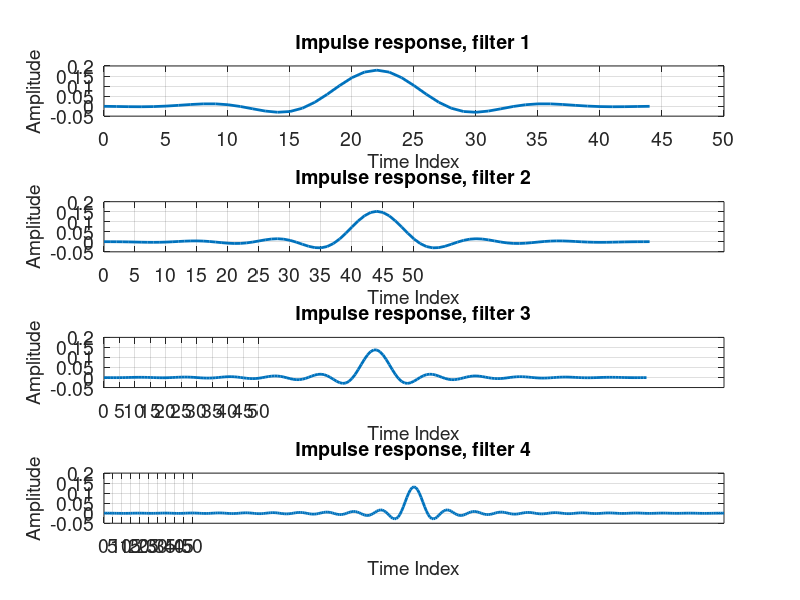
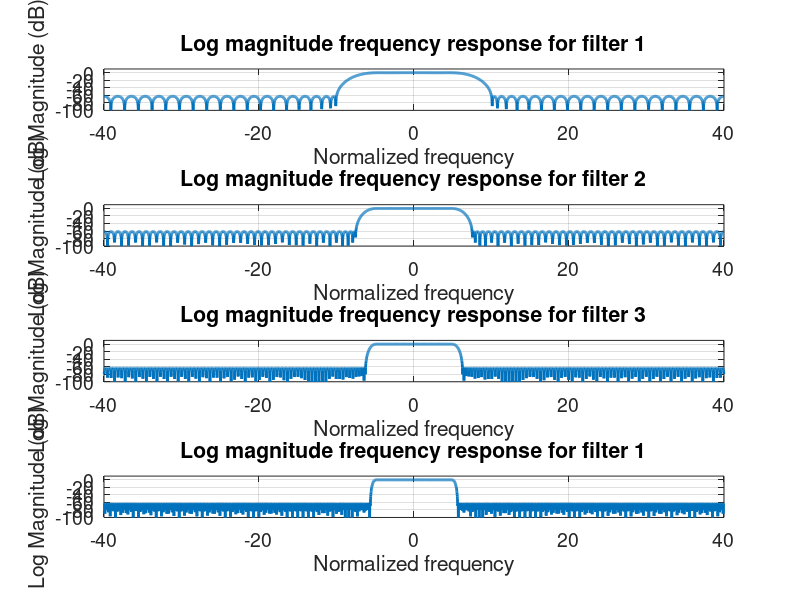

Here is the MATLAB script that generated these plots, in order:
% Clearing data
clc;
close all;
clf reset;
clear;

%%%%%%%%%%%%%%%%%%%%%%%%%%%%%%%%%%%%%%%%%%%%%%%%%%%%%%%%
%% Set up
% Constants:
f_s = 80e3;
Rs= 60;     % Stopband ripple (dB)

% Filter 1
f_pass = 5e3;
f_stop = 10e3;
% Filter Order
% N = (f_s/(f_stop-f_pass)) * attenuation(db) / 22
N = ceil(f_s/(f_stop - f_pass)*Rs/22);
h1 = firpm(N, [0 f_pass f_stop f_s/2]/(f_s/2), [1 1 0 0], [1 10]);

% Filter 2
f_pass = 5e3;
f_stop = 7.5e3;
% Filter Order
% N = (f_s/(f_stop-f_pass)) * attenuation(db) / 22
N = ceil(f_s/(f_stop - f_pass)*Rs/22);
h2 = firpm(N, [0 f_pass f_stop f_s/2]/(f_s/2), [1 1 0 0], [1 10]);

% Filter 3
f_pass = 5e3;
f_stop = 6.25e3;
% Filter Order
% N = (f_s/(f_stop-f_pass)) * attenuation(db) / 22
N = ceil(f_s/(f_stop - f_pass)*Rs/22);
h3 = firpm(N, [0 f_pass f_stop f_s/2]/(f_s/2), [1 1 0 0], [1 10]);

% Filter 4
f_pass = 5e3;
f_stop = 5.625e3;
% Filter Order
% N = (f_s/(f_stop-f_pass)) * attenuation(db) / 22
N = ceil(f_s/(f_stop - f_pass)*Rs/22);
h4 = firpm(N, [0 f_pass f_stop f_s/2]/(f_s/2), [1 1 0 0], [1 10]);

%%%%%%%%%%%%%%%%%%%%%%%%%%%%%%%%%%%%%%%%%%%%%%%%%%%%%%%%
%% Impulse response
figure(1)
% Filter 1
subplot(4,1,1)
plot(0:length(h1)-1,h1,'linewidth',2)
grid on
% axis([0 50 -0.05 0.20])
set(gca,'fontsize',14)
set(gca,'xtick',[0:5:50])
title('Impulse response, filter 1','fontsize',14)
xlabel('Time Index','fontsize',14)
ylabel('Amplitude','fontsize',14)

% Filter 2
subplot(4,1,2)
plot(0:length(h2)-1,h2,'linewidth',2)
grid on
% axis([0 50 -0.05 0.20])
set(gca,'fontsize',14)
set(gca,'xtick',[0:5:50])
title('Impulse response, filter 2','fontsize',14)
xlabel('Time Index','fontsize',14)
ylabel('Amplitude','fontsize',14)

% Filter 3
subplot(4,1,3)
plot(0:length(h3)-1,h3,'linewidth',2)
grid on
% axis([0 50 -0.05 0.20])
set(gca,'fontsize',14)
set(gca,'xtick',[0:5:50])
title('Impulse response, filter 3','fontsize',14)
xlabel('Time Index','fontsize',14)
ylabel('Amplitude','fontsize',14)

% Filter 4
subplot(4,1,4)
plot(0:length(h4)-1,h4,'linewidth',2)
grid on
% axis([0 50 -0.05 0.20])
set(gca,'fontsize',14)
set(gca,'xtick',[0:5:50])
title('Impulse response, filter 4','fontsize',14)
xlabel('Time Index','fontsize',14)
ylabel('Amplitude','fontsize',14)

%%%%%%%%%%%%%%%%%%%%%%%%%%%%%%%%%%%%%%%%%%%%%%%%%%%%%%%%
%% Log magnitude frequency response
% Filter 1
figure(2)
subplot(4,1,1)
fft_h1 = 20*log10(abs(fftshift(fft(h1,4096))));
plot(-40:80/4096:40-80/4096,fft_h1,'linewidth',2)
grid on
axis([-40 40 -100 10])
set(gca,'fontsize',14)
title('Log magnitude frequency response for filter 1')
xlabel('Normalized frequency')
ylabel('Log Magnitude (dB)')

% Filter 2
subplot(4,1,2)
fft_h2 = 20*log10(abs(fftshift(fft(h2,4096))));
plot(-40:80/4096:40-80/4096,fft_h2,'linewidth',2)
grid on
axis([-40 40 -100 10])
set(gca,'fontsize',14)
title('Log magnitude frequency response for filter 2')
xlabel('Normalized frequency')
ylabel('Log Magnitude (dB)')

% Filter 3
subplot(4,1,3)
fft_h3 = 20*log10(abs(fftshift(fft(h3,4096))));
plot(-40:80/4096:40-80/4096,fft_h3,'linewidth',2)
grid on
axis([-40 40 -100 10])
set(gca,'fontsize',14)
title('Log magnitude frequency response for filter 3')
xlabel('Normalized frequency')
ylabel('Log Magnitude (dB)')

% Filter 4
subplot(4,1,4)
fft_h4 = 20*log10(abs(fftshift(fft(h4,4096))));
plot(-40:80/4096:40-80/4096,fft_h4,'linewidth',2)
grid on
axis([-40 40 -100 10])
set(gca,'fontsize',14)
title('Log magnitude frequency response for filter 1')
xlabel('Normalized frequency')
ylabel('Log Magnitude (dB)')




